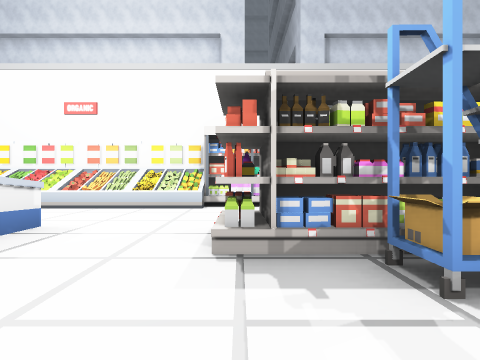
view 1 (above)

24 first-person views from a walk through a scene from a Unity 3-D project. The camera is 1.5 m above the floor, looks level and sees 80° across. The floor is counted in squares, 2 m on a side. Each view is taken from the middle of a square. On the plan, view 1 faces up. The plan holds only what a view shows up to about 10 squares ahead; the rest is blank. The place goes on beyond the plan. Door leaves are left out, so doorways stand open. Some surface patterns are stand-ins.

view 2
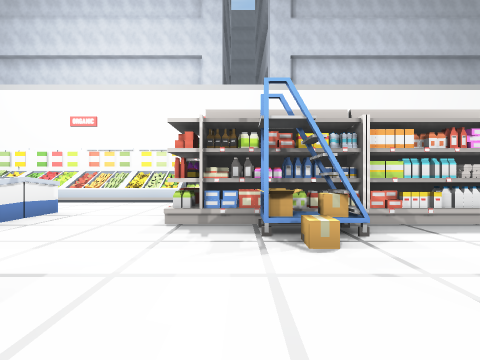

view 3
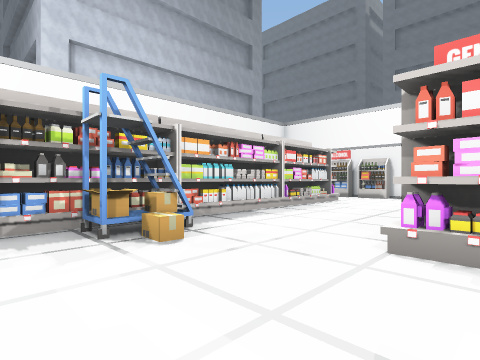

view 4
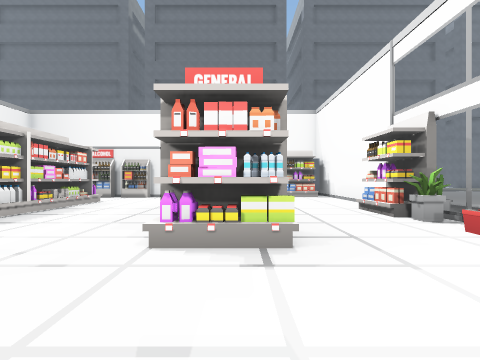

view 5
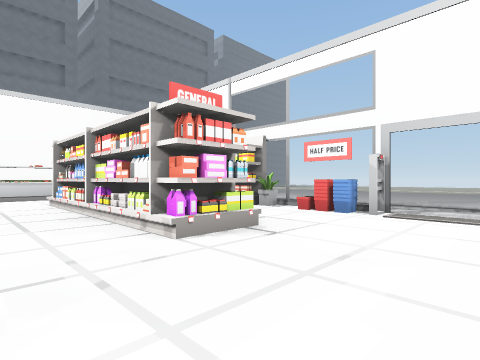

view 6
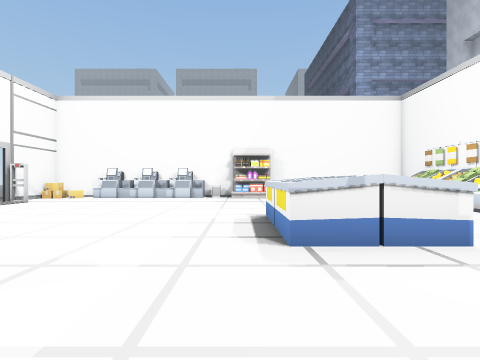

view 7
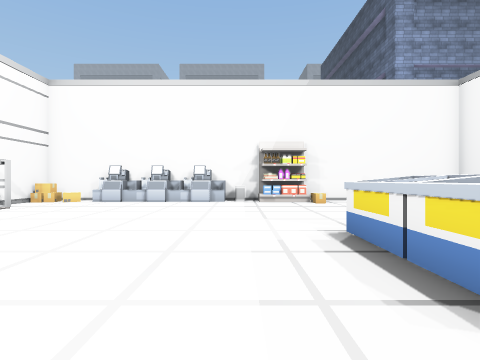

view 8
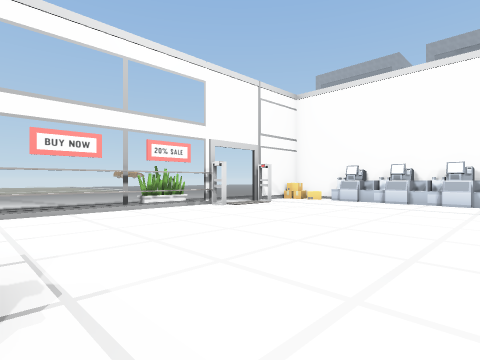

view 9
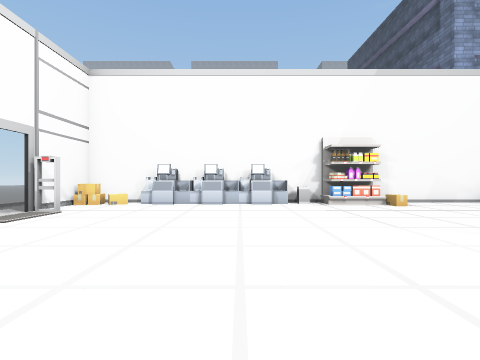

view 10
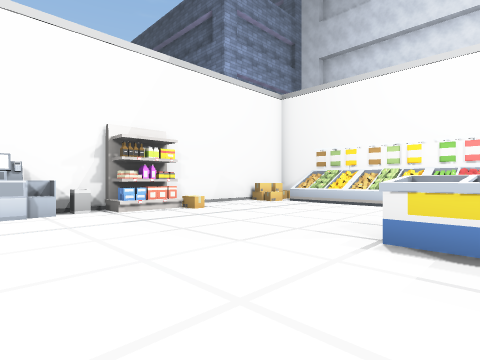

view 11
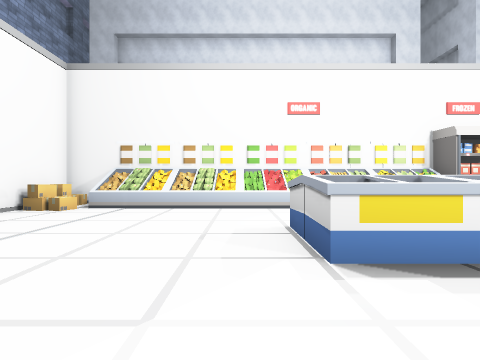

view 12
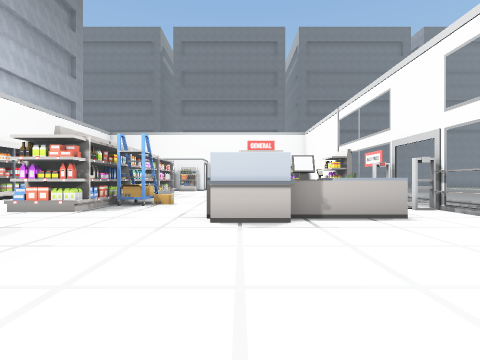

view 13
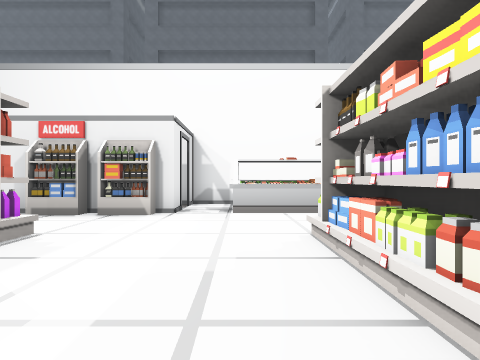

view 14
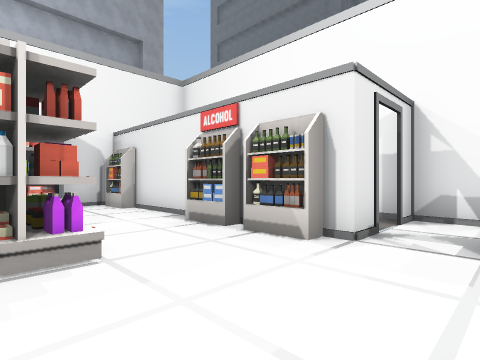

view 15
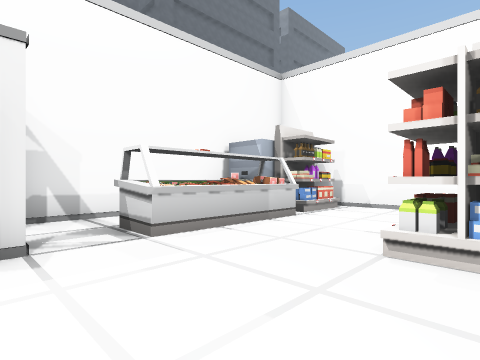

view 16
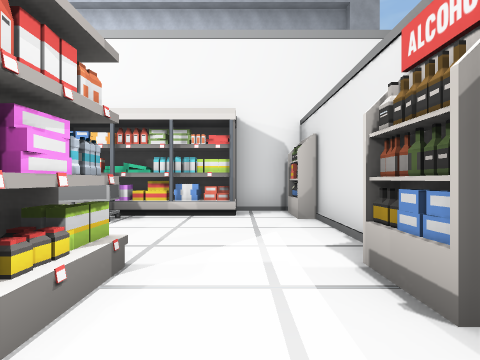

view 17
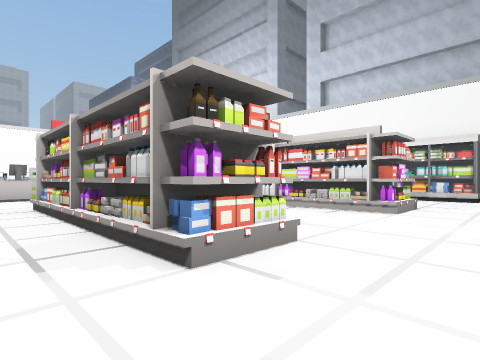

view 18
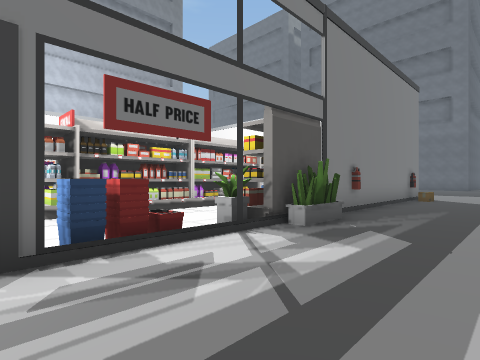

view 19
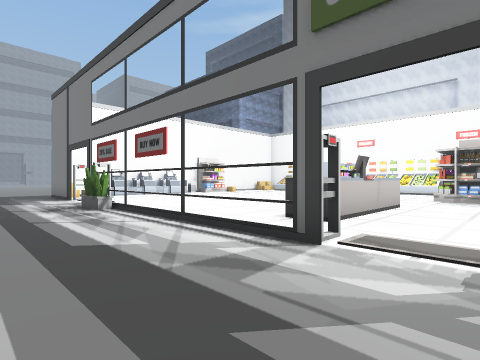

view 20
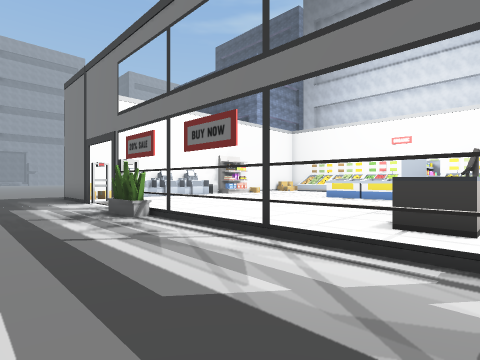

view 21
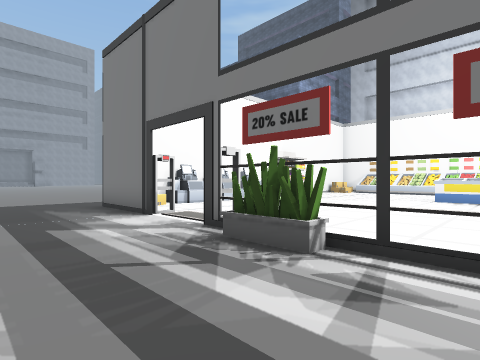

view 22
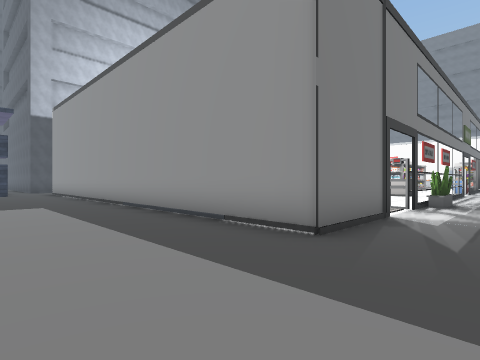

view 23
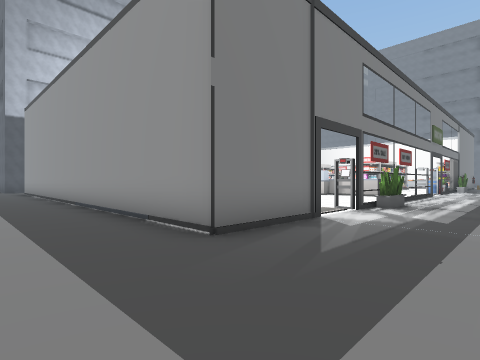

view 24
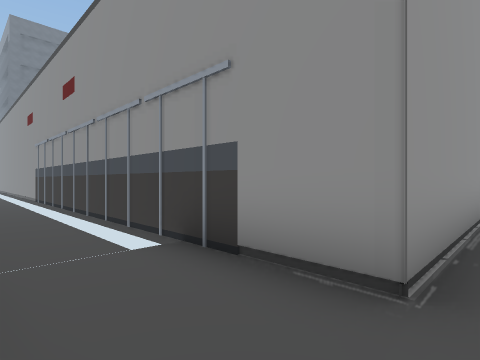

### Floor plan
Key: @ floor where view 1 was taken; # wall or solid block; x gap in a wall; . floor; D open door; ^ raised ledge; S shelf; L ladder; P plant; B bin; O other object.
Columns run from 16 left of view 1 to 15 right of it. Each row starts with its distance up from view 1.
 11    ......
 10    .............
  9    .O#O#O#O#####OO      OOO##
  8    .OOOOOOOOOOOOOO     OOOOOS
  7    .OO...........       OO...
  6    .#............        ....#
  5     #.....OOOO...         ..S#
  4  .. #O....OOOO..SSSSSSSSSSS.S
  3  ...SO....OOOO..SSSSSSSSSSS.S
  2  ...S............OLO........S D#
  1  ...B.............O..........DD#
  0  ...O...........@............O #
 -1  ...O.........#^...SSSSSSSS..O #
 -2  ...O.........#^...SSSSSSSS..O #
 -3 ....O..........^.............OO#
 -4 ....O..........^.............SS
 -5 ....O..............OO.SS.....SS
 -6 ....O#O.Ox######O.OOOPPP######
 -7 ..............................O
 -8 ...............................
 -9  ..........................

Where each view was taken, in squares from view 1:
view 1: 0 up, 0 right, facing up
view 2: 2 down, 1 right, facing up
view 3: 2 down, 0 right, facing up-right
view 4: 2 down, 0 right, facing right
view 5: 1 up, 0 right, facing down-right
view 6: 2 up, 0 right, facing left
view 7: 1 up, 2 left, facing left
view 8: 1 up, 2 left, facing down-left
view 9: 1 down, 3 left, facing left
view 10: 1 down, 5 left, facing up-left
view 11: 0 up, 7 left, facing up
view 12: 1 down, 7 left, facing right
view 13: 0 up, 6 right, facing right
view 14: 0 up, 9 right, facing up-right
view 15: 2 up, 9 right, facing down-right
view 16: 2 up, 11 right, facing up
view 17: 4 down, 12 right, facing up-left
view 18: 9 down, 2 right, facing up-right
view 19: 9 down, 2 right, facing up-left
view 20: 9 down, 0 right, facing up-left
view 21: 9 down, 4 left, facing up-left
view 22: 8 down, 16 left, facing up-right
view 23: 9 down, 15 left, facing up-right
view 24: 11 up, 13 left, facing down-right
